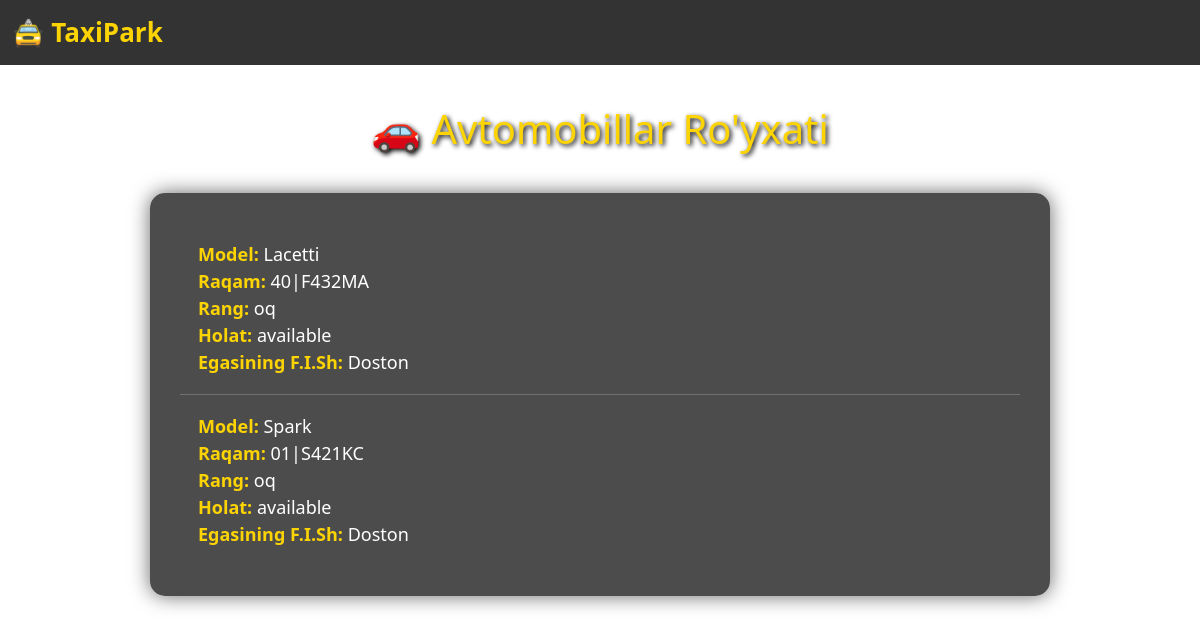
/cars/, run on an earlier commit of the app's database.
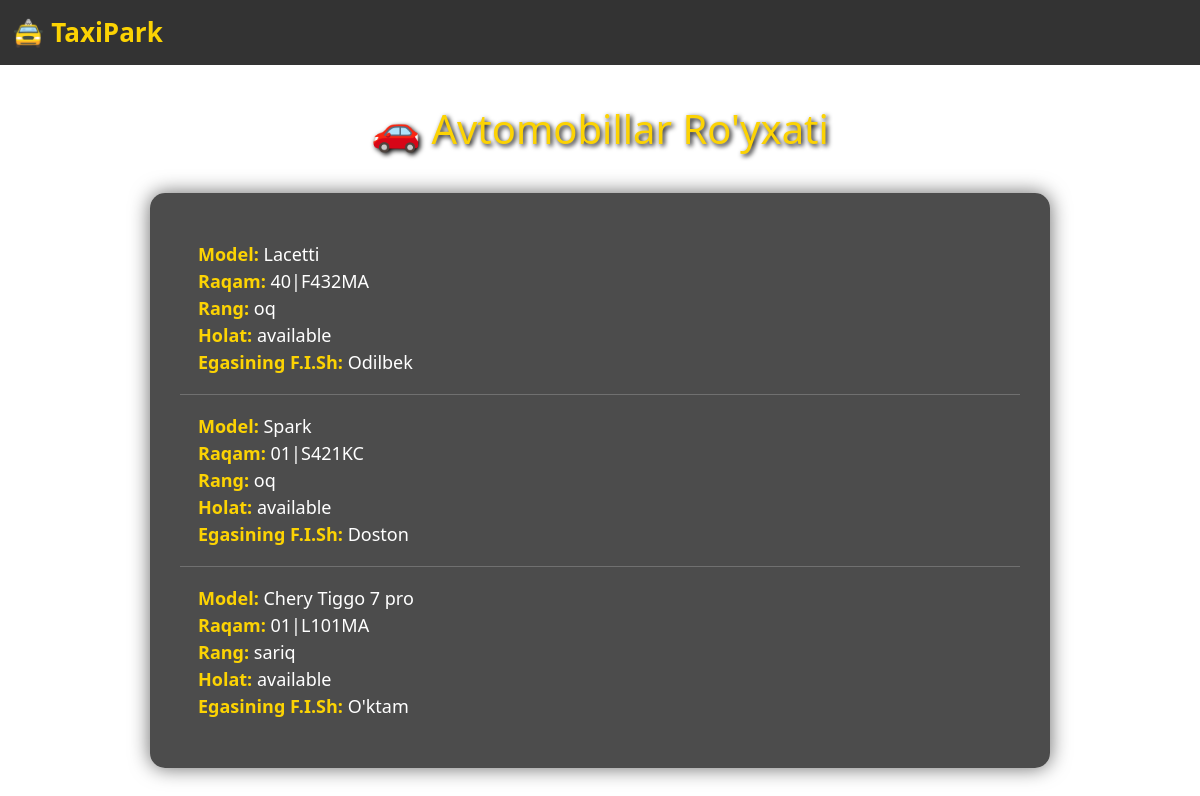
And on a later commit of the database.
### taxipark/models.py (models this page shows, shortened)
class Cars(models.Model):
    STATUS_CHOICES = [
        ('available', 'Available'),
        ('on_route', 'On Route'),
        ('inactive', 'Inactive'),
        ('broken', 'Broken'),
    ]
    model = models.CharField(max_length=100)
    number_plate = models.CharField(max_length=15, unique=True)
    color = models.CharField(max_length=30)
    owner = models.ForeignKey(Users, on_delete=models.CASCADE, related_name='cars')
    status = models.CharField(max_length=20, choices=STATUS_CHOICES, default='available')

class Users(models.Model):
    full_name = models.CharField(max_length=100)
    phone_number = models.CharField(max_length=13)
    email = models.EmailField(max_length=100, unique=True)
    is_admin = models.BooleanField(default=False)
    is_driver = models.BooleanField(default=False)
    is_customer = models.BooleanField(default=False)
    is_active = models.BooleanField(default=True)

### taxipark/views.py (the view)
# urls.py: path('cars/', CarListView.as_view(), name='car_list'),
class CarListView(ListView):
    model = Cars
    template_name = 'car_list.html'
    context_object_name = 'cars'
    def get_queryset(self):
        return super().get_queryset().select_related('owner')

### templates/car_list.html (shortened to what this page needs)
<!DOCTYPE html>
<html lang="uz">
<head>
  <link href="https://cdn.jsdelivr.net/npm/bootstrap@5.0.2/dist/css/bootstrap.min.css" rel="stylesheet">
</head>
<body>
  <nav class="navbar navbar-expand-lg navbar-dark">
    <div class="container-fluid">
      <a class="navbar-brand" href="#">🚖 TaxiPark</a>
    </div>
  </nav>
  <h1>🚗 Avtomobillar Ro'yxati</h1>
  <div class="car-list">
    {% for car in cars %}
      <div class="car-item">
        <span class="car-label">Model:</span> {{ car.model }} <br>
        <span class="car-label">Raqam:</span> {{ car.number_plate }} <br>
        <span class="car-label">Rang:</span> {{ car.color }} <br>
        <span class="car-label">Holat:</span> {{ car.status }} <br>
        <span class="car-label">Egasining F.I.Sh:</span> {{ car.owner.full_name }}
      </div>
    {% empty %}
      <div class="car-item">🚫 Hozircha mashinalar mavjud emas.</div>
    {% endfor %}
  </div>
</body>
</html>

What changed in the data, as far as the page shows it:
changed Cars "Lacetti": owner.full_name "Doston" → "Odilbek"
added Cars: model "Chery Tiggo 7 pro", number_plate "01|L101MA", color "sariq", status "available", owner.full_name "O'ktam"
